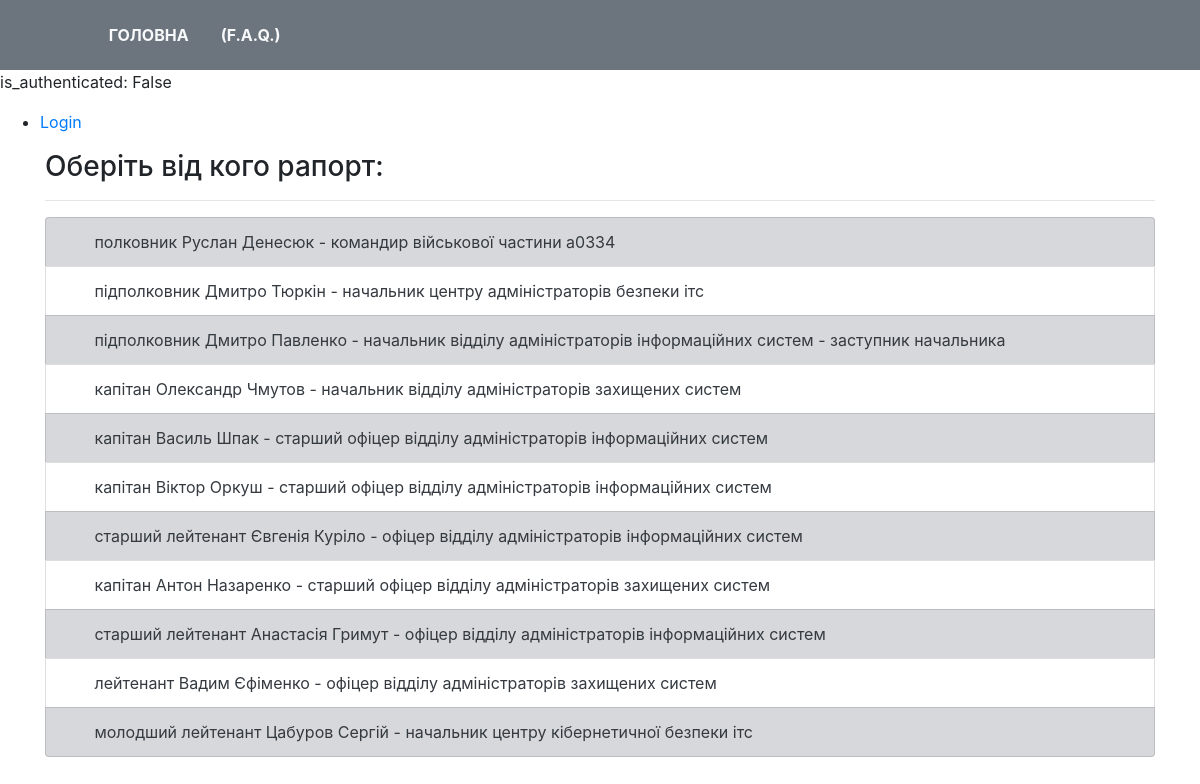
The app's page /serviceman_list with its own data.
### reports/models.py (models this page shows, shortened)
class Serviceman(models.Model):
    first_name = models.CharField(max_length=255, verbose_name="Ім'я")
    last_name = models.CharField(max_length=255, verbose_name="Прізвище")
    to_first_name = models.CharField(max_length=255, verbose_name="Ім'я, давальний відмінок (Петру, Євгенії, Дмитру...)")
    to_last_name = models.CharField(max_length=255, verbose_name="Прізвище, давальний відмінок (Яцуку, Куріло, Павленку...)")
    for_first_name = models.CharField(max_length=255, verbose_name="Ім'я, знахідний відмінок (Петра, Євгенії, Дмитра...)")
    for_last_name = models.CharField(max_length=255, verbose_name="Прізвище, знахідний відмінок (Яцука, Куріло, Павленка...)")
    rank = models.ForeignKey('Rank', on_delete=models.DO_NOTHING, verbose_name="військове звання")
    unit = models.ForeignKey('Unit', on_delete=models.DO_NOTHING, verbose_name="Підрозділ")
    position = models.ForeignKey('Position', on_delete=models.DO_NOTHING, null=True, verbose_name="Посада")
    class Meta:
        verbose_name = "Військовослужбовці__"
        verbose_name_plural = "Військовослужбовці"

class Rank(models.Model):
    name = models.CharField(max_length=255, verbose_name="військове звання (полковник, лейтенант..)")
    to_name = models.CharField(max_length=255, blank=True, null=True, verbose_name="військове звання, давальний відмінок (полковнику, лейтенанту..)")
    for_name = models.CharField(max_length=255, blank=True, null=True, verbose_name="військове звання, знахідний відмінок (полковника, лейтенанта..)")
    def __str__(self):
        return self.name
    class Meta:
        verbose_name = "Військові звання__"
        verbose_name_plural = "Військові звання"

class Position(models.Model):
    position_title = models.CharField(max_length=255, verbose_name="посада (офіцер, старший офіцер, начальник)")
    position_tail = models.CharField(max_length=255, default='', blank=True, verbose_name="додаткова посада. Наприклад:(заступник начальника, перший заступник командира...)  !!! назву підрозділу НЕ ВКАЗУВАТИ  !!!")
    unit = models.ForeignKey('Unit', on_delete=models.DO_NOTHING, verbose_name="підрозділ")
    supervisor = models.BooleanField(default=False, blank=True, null=True, verbose_name="командир/начальник підрозділу")
    temp_supervisor = models.BooleanField(default=False, blank=True, null=True, verbose_name="тимчасово виконуючий обов'язки командира/начальника")
    def __str__(self):
        if self.temp_supervisor:
            pos_result = "Тимчасово виконуючий обов'язки\n" + self.position_title.split()[0] + "а"
        else:
            pos_result = self.position_title[0].capitalize() + self.position_title[1:]
        pos_result += " " + self.unit.name
        if len(self.position_tail) > 0:
            pos_result += " - " + self.position_tail
        return pos_result
    class Meta:
        verbose_name = "Посада__"
        verbose_name_plural = "Посади"

class Unit(models.Model):
    name = models.CharField(max_length=255, verbose_name="назва підрозділу в РОДОВОМУ відміноку (відділу аналізу інцидентів кібернетичної безпеки)")
    parent_unit = models.ForeignKey('self', on_delete=models.CASCADE, null=True, blank=True, verbose_name="вищій підрозділ (віддліл->центр->..)")
    class Meta:
        verbose_name = "Підрозділ"
        verbose_name_plural = "Підрозділи"

### reports/views.py (the view)
# urls.py: path('serviceman_list', views.serviceman_list_view, name='users'),
def serviceman_list_view(request):
    serviceman_list = Serviceman.objects.all()
    context = {
        'serviceman_list': serviceman_list
    }
    return render(request, 'reports/serviceman_list.html', context)

### reports/templates/reports/serviceman_list.html
{% extends 'reports/base.html' %}
{% block content %}
    <p><h3>Оберіть від кого рапорт:</h3></p>
    <hr>
    <div class="bs-example">
        <ul class="list-group">
            {% for serviceman in serviceman_list %}
                <li class="list-group-item {% cycle 'list-group-item-secondary' '' %}">
                    <a class="text-dark" href="{% url 'reports:edit_service_members_chain' serviceman_id=serviceman.id %}">
                        <span><i class="fas fa-angle-right mr-3"></i></span>{{ serviceman.rank }} {{ serviceman.first_name|title }} {{ serviceman.last_name|title }} -
                        {{ serviceman.position|lower }}</a>
                </li>
            {% endfor %}
        </ul>
    </div>
{% endblock %}

### reports/static/custom-css/custom_styles.css (style rules this page uses)
body { padding-top: 70px; }

### records on screen
Serviceman: rank "полковник", first_name "Руслан", last_name "Денесюк", position "командир військової частини а0334"
Serviceman: rank "підполковник", first_name "Дмитро", last_name "Тюркін", position "начальник центру адміністраторів безпеки ітс"
Serviceman: rank "підполковник", first_name "Дмитро", last_name "Павленко", position "начальник відділу адміністраторів інформаційних систем - заступник начальника"
Serviceman: rank "капітан", first_name "Олександр", last_name "Чмутов", position "начальник відділу адміністраторів захищених систем"
Serviceman: rank "капітан", first_name "Василь", last_name "Шпак", position "старший офіцер відділу адміністраторів інформаційних систем"
Serviceman: rank "капітан", first_name "Віктор", last_name "Оркуш", position "старший офіцер відділу адміністраторів інформаційних систем"
Serviceman: rank "старший лейтенант", first_name "Євгенія", last_name "Куріло", position "офіцер відділу адміністраторів інформаційних систем"
Serviceman: rank "капітан", first_name "Антон", last_name "Назаренко", position "старший офіцер відділу адміністраторів захищених систем"
Serviceman: rank "старший лейтенант", first_name "Анастасія", last_name "Гримут", position "офіцер відділу адміністраторів інформаційних систем"
Serviceman: rank "лейтенант", first_name "Вадим", last_name "Єфіменко", position "офіцер відділу адміністраторів захищених систем"
Serviceman: rank "молодший лейтенант", first_name "Цабуров", last_name "Сергій", position "начальник центру кібернетичної безпеки ітс"

### other values on screen
{{ user.is_authenticated }} "False"
